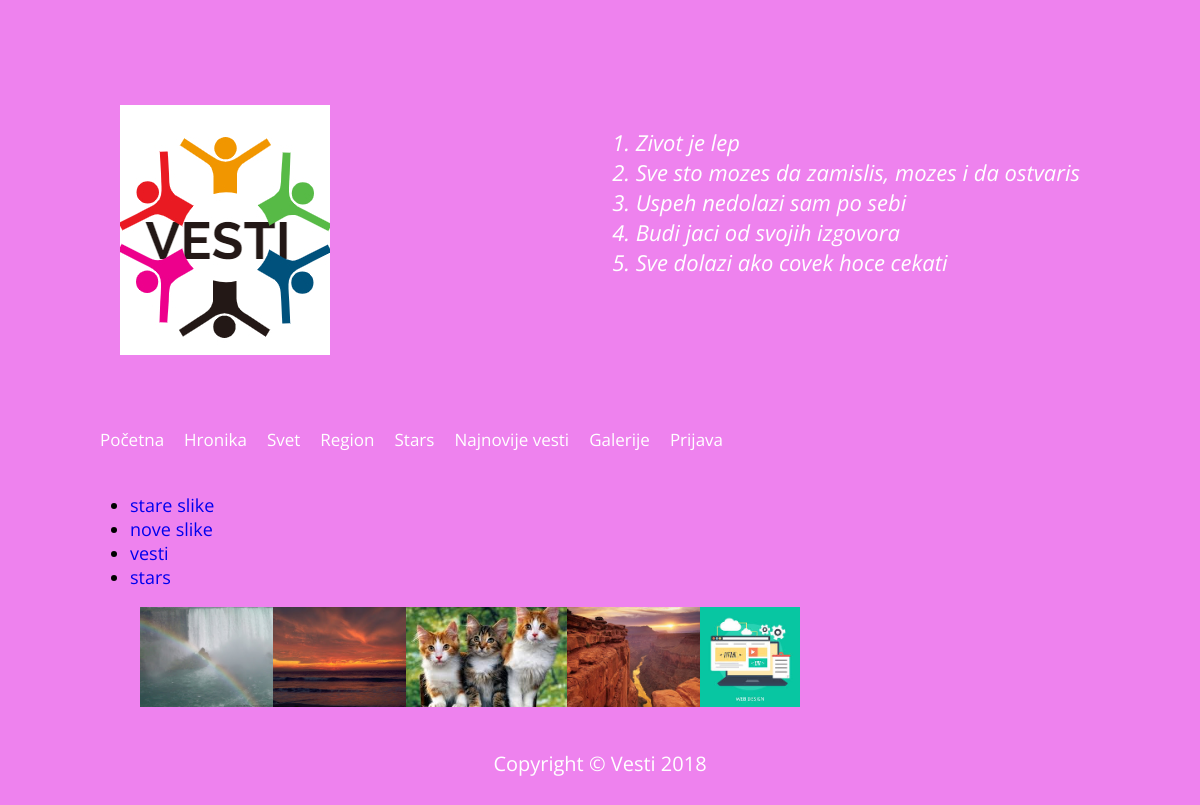
Page /katalog.php?idGalerije=5 on the committed database.
### tables this page shows
CREATE TABLE IF NOT EXISTS `kategorija` (
  `id` int(2) UNSIGNED NOT NULL AUTO_INCREMENT,
  `naziv` varchar(50) NOT NULL,
  `obrisan` int(1) NOT NULL DEFAULT '0',
  PRIMARY KEY (`id`)
);

CREATE TABLE IF NOT EXISTS `galerije` (
  `id` int(2) UNSIGNED NOT NULL AUTO_INCREMENT,
  `nazivGalerije` varchar(50) NOT NULL,
  `komentar` text NOT NULL,
  `vreme` timestamp NOT NULL DEFAULT CURRENT_TIMESTAMP,
  `autor` varchar(20) NOT NULL,
  `obrisan` int(1) NOT NULL DEFAULT '0',
  PRIMARY KEY (`id`)
);

CREATE TABLE IF NOT EXISTS `galerijeslike` (
  `id` int(3) UNSIGNED NOT NULL AUTO_INCREMENT,
  `idgalerije` int(2) NOT NULL,
  `slika` varchar(100) NOT NULL,
  `komentar` text,
  PRIMARY KEY (`id`)
);

### klase/classBaza.php (called while the page is built, shortened)
<?php
class Baza{
	private $db;
	public function __construct()
	{
		$this->db=@mysqli_connect("localhost","wwwkovin_vesti", "wwwkovin_wwwkovi", "", "wwwkovin_vesti");
		mysqli_query($this->db, "SET NAMES UTF8");
		return $this->db;
	}
	public function izvrsiUpit($upit)
	{
		return mysqli_query($this->db, $upit);
	}
	public function brojRedova($rez)
	{
		if(mysqli_num_rows($rez))
		return mysqli_num_rows($rez);
		else
			return "";
	}
	public function procitajRed($rez)
	{
		return mysqli_fetch_object($rez);
	}
}
?>

### katalog.php (the view, shortened to what this page needs)
<?php
require_once("klase/classBaza.php");
$db=new Baza();
?>
<!doctype html>
<html lang="sr-RS">
<head>
<link href="fa/css/font-awesome.min.css" type="text/css" rel="stylesheet">
<link href="css/style.css" type="text/css" rel="stylesheet">
<link href="lightbox2-master/src/css/lightbox.css" rel="stylesheet">
</head>
<body>
<div id="wrapper">
	<div id="header">
		<div id="logo">
			<img src="slike/logo.jpg" alt="Lineweb">
		</div>
		<div id="slogan"><p>
<ol>
			<li>Zivot je lep</li>
			 <li>Sve sto mozes da zamislis, mozes i da ostvaris</li>
			 <li>Uspeh nedolazi sam po sebi</li>
			<li> Budi jaci od svojih izgovora</li>
			 <li>Sve dolazi ako covek hoce cekati</li>
			 </p></ol>
	</div>
	</div>
	<div id="nav">
		<ul>
			<li><a href="index.php">Početna</a></li>
			<?php
			$upit="SELECT * FROM kategorija";
			$rez=$db->izvrsiUpit($upit);
			while($red=$db->procitajRed($rez))
			{
				echo "<li><a href='index.php?idKategorije=$red->id'>$red->naziv</a></li>";
			}
			?>
			<li><a href="katalog.php">Galerije</a></li>
			<li><a href="cms/index.php">Prijava </a></li>
		</ul>
		</div>
	<div id="main">
	<?php
	$upit="SELECT * FROM galerije order by vreme desc";
	$rez=$db->izvrsiUpit($upit);
	if($db->brojRedova($rez)>0)
	{
		echo "<ul>";
		while($red=$db->procitajRed($rez))
			echo "<li><a href='katalog.php?idGalerije=$red->id'>$red->nazivGalerije</a></li>";
		echo "</ul>";
	}else
		echo "Nema ni jedna galerija u bazi!!!!<br>";
	?>
	<center>
	<?php
	if(isset($_GET['idGalerije']))
	{
		$idGalerije=$_GET['idGalerije'];
		$upit="SELECT * FROM galerijeslike WHERE idGalerije=$idGalerije";
		$rez=$db->izvrsiUpit($upit);
		if($db->brojRedova($rez)>0)
		{
			while($red=$db->procitajRed($rez))
				echo "<a href='katalog.php?idGalerije=$idGalerije&idSlike=$red->id'><img  src='galerije/$red->slika' alt='Nema slike' height='100px' class='galerija' /></a>";
		}else
			echo "Nema nijedna slika za izabranu galeriju!!!!<br>";
	}
	?>
	</center>
	</div>
	<div id="footer">
		<p>Copyright &copy; Vesti 2018</p>
	</div>
</div>
</body>
</html>

### css/style.css (style rules this page uses)
html { background-repeat: no-repeat; background-attachment: fixed; background-position: center top; background-size:cover; background-color:violet; }
body { margin: 20px; padding: 20px; font-family: 'Open Sans', sans-serif; font-size: 18px; }
a:link, a:visited { color:#black; text-decoration: none; }
#wrapper { width:1020px; padding:35px; margin:0 auto; background-color:violet; }
#header { margin-bottom:30px; padding:30px; overflow:hidden; }
#logo { float:left; }
#slogan { float:right; color: white; font-style:italic; font-size: 22px; text-decoration:blink; }
#slogan p { margin: 0; }
#nav { height:40px; margin-bottom:15px; font-size: 17px; }
#nav ul { margin: 0; padding: 0; list-style: none; }
#nav ul li { float:left; position: relative; }
#nav ul li a { padding:10px; height:20px; line-height: 20px; display: block; transition: 0.5s all ease; }
#nav ul li a:link, #nav ul li a:visited { color:#FFFFFF; text-decoration: none; }
#main { float:left; width:760px; margin-bottom:15px; }
#footer { clear:both; text-align: center; color: #FFFFFF; font-size: 20px; padding: 8px; }
#footer p { margin: 0; }

### rows in the picture
kategorija: naziv "Hronika"
kategorija: naziv "Svet"
kategorija: naziv "Region"
kategorija: naziv "Stars"
kategorija: naziv "Najnovije vesti"
galerije: nazivGalerije "stare slike"
galerije: nazivGalerije "nove slike"
galerije: nazivGalerije "vesti"
galerije: nazivGalerije "stars"
galerijeslike: slika (picture)
galerijeslike: slika (picture)
galerijeslike: slika (picture)
galerijeslike: slika (picture)
galerijeslike: slika (picture)
